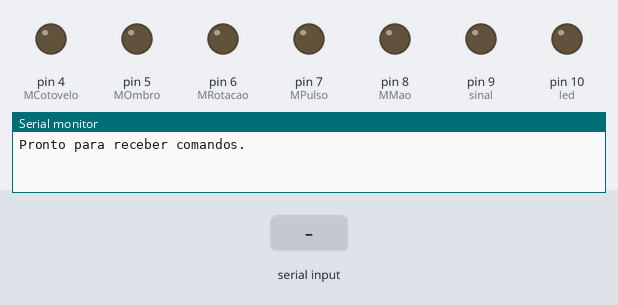
This sketch was run on a simulated Arduino Uno, built with avr-gcc and run on an emulated ATmega328P. Shown: output pins drawn as LEDs (lit = HIGH), the last lines printed to the serial monitor. The inputs (shaded band) are chosen by the test bench.

Above: at 1.2 s.
1.3 s: "cotovelo_cima\n" received over Serial
At 2.1 s:
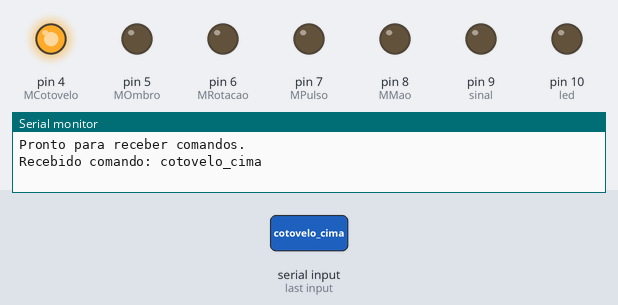
3.8 s: "ombro_frente\n" received over Serial
At 4.5 s:
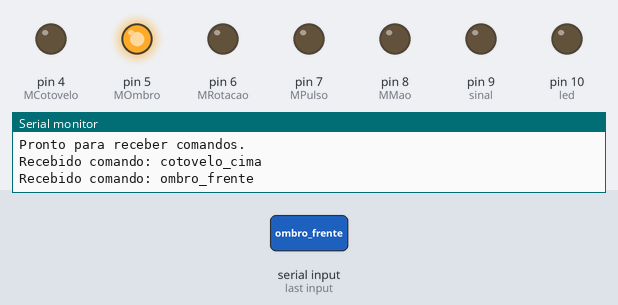
6.3 s: "rotacao_horario\n" received over Serial
At 6.9 s:
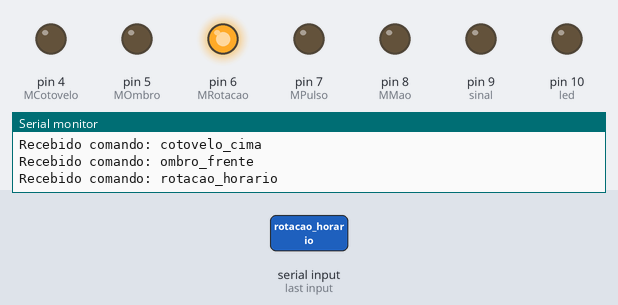
8.6 s: "pulso_cima\n" received over Serial
At 9.0 s:
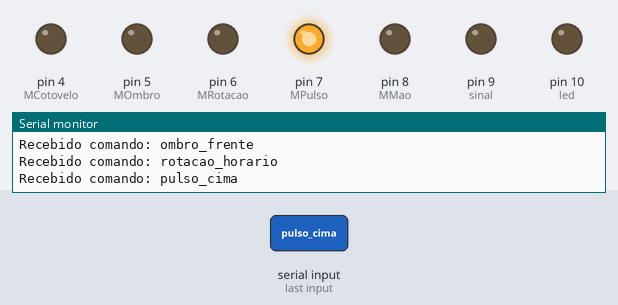
Timing chart, 0 to 11.6 s (numbered marks = the images above; inputs shaded):
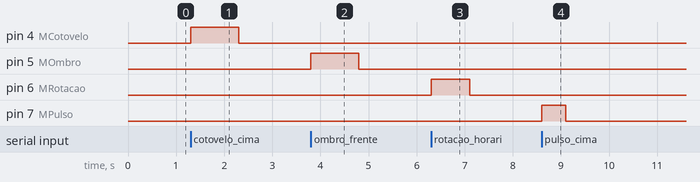

Measured:
- after the input at 1.3 s, pin 4 (MCotovelo): LOW → HIGH at once, → LOW 1.0 s later
- after the input at 3.8 s, pin 5 (MOmbro): LOW → HIGH at once, → LOW 1.0 s later
- after the input at 6.3 s, pin 6 (MRotacao): LOW → HIGH at once, → LOW 0.80 s later
- after the input at 8.6 s, pin 7 (MPulso): LOW → HIGH at once, → LOW 0.50 s later

The sketch:

sketch_Garra_V.0.0.ino
```cpp
// Controle da garra
const int MCotovelo = 4;
const int MOmbro = 5;
const int MRotacao = 6;
const int MPulso = 7;
const int MMao = 8;

const int sinal = 9;
const int led = 10;

// Limite de tempo de ativação para cada motor (em milissegundos)
const unsigned int tempoCotovelo = 1000;
const unsigned int tempoOmbro = 1000;
const unsigned int tempoRotacao = 800;
const unsigned int tempoPulso = 500;
const unsigned int tempoMao = 300;

void setup() {
  Serial.begin(115200);

  // Configura os pinos dos motores e periféricos como saída
  pinMode(MCotovelo, OUTPUT);
  pinMode(MOmbro, OUTPUT);
  pinMode(MRotacao, OUTPUT);
  pinMode(MPulso, OUTPUT);
  pinMode(MMao, OUTPUT);

  pinMode(sinal, OUTPUT); // Pino de controle ou sinal
  pinMode(led, OUTPUT);   // Pino do LED

  Serial.println("Pronto para receber comandos.");
}

void loop() {
  if (Serial.available()) {
    String comando = Serial.readStringUntil('\n');
    comando.trim(); // Remove espaços extras

    Serial.print("Recebido comando: ");
    Serial.println(comando);

    // Decodifica o comando recebido para controlar a garra
    if (comando == "cotovelo_cima") {
      moverCotovelo(true);
    } else if (comando == "cotovelo_baixo") {
      moverCotovelo(false);
    } else if (comando == "ombro_frente") {
      moverOmbro(true);
    } else if (comando == "ombro_tras") {
      moverOmbro(false);
    } else if (comando == "rotacao_horario") {
      rotacionarGarra(true);
    } else if (comando == "rotacao_antihorario") {
      rotacionarGarra(false);
    } else if (comando == "pulso_cima") {
      moverPulso(true);
    } else if (comando == "pulso_baixo") {
      moverPulso(false);
    } else if (comando == "mao_abrir") {
      abrirFecharMao(true);
    } else if (comando == "mao_fechar") {
      abrirFecharMao(false);
    } else {
      Serial.println("Comando desconhecido.");
    }
  }
}

// Funções para controlar o movimento da garra
void moverCotovelo(bool paraCima) {
  digitalWrite(MCotovelo, HIGH);
  if (paraCima) {
    delay(tempoCotovelo); // Movimenta para cima por um tempo limitado
  } else {
    delay(tempoCotovelo); // Movimenta para baixo por um tempo limitado
  }
  digitalWrite(MCotovelo, LOW); // Para o movimento
}

void moverOmbro(bool paraFrente) {
  digitalWrite(MOmbro, HIGH);
  if (paraFrente) {
    delay(tempoOmbro); // Movimenta o ombro para frente
  } else {
    delay(tempoOmbro); // Movimenta o ombro para trás
  }
  digitalWrite(MOmbro, LOW);
}

void rotacionarGarra(bool sentidoHorario) {
  digitalWrite(MRotacao, HIGH);
  if (sentidoHorario) {
    delay(tempoRotacao); // Rotaciona a garra no sentido horário
  } else {
    delay(tempoRotacao); // Rotaciona a garra no sentido anti-horário
  }
  digitalWrite(MRotacao, LOW);
}

void moverPulso(bool paraCima) {
  digitalWrite(MPulso, HIGH);
  if (paraCima) {
    delay(tempoPulso); // Movimenta o pulso para cima
  } else {
    delay(tempoPulso); // Movimenta o pulso para baixo
  }
  digitalWrite(MPulso, LOW);
}

void abrirFecharMao(bool abrir) {
  digitalWrite(MMao, HIGH);
  if (abrir) {
    delay(tempoMao); // Abre a mão
  } else {
    delay(tempoMao); // Fecha a mão
  }
  digitalWrite(MMao, LOW);
}
```
